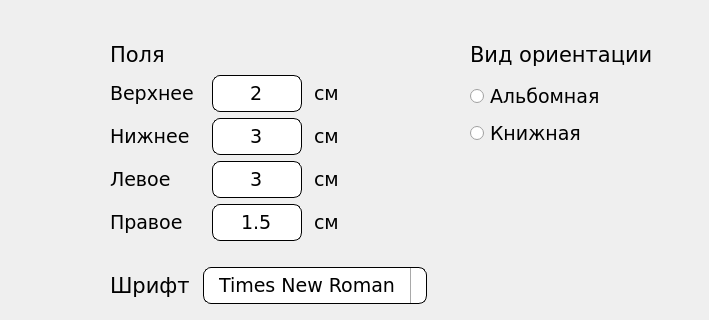
   <widget class="QWidget" name="tab">
    <property name="font">
     <font>
      <family>Verdana</family>
      <pointsize>16</pointsize>
      <weight>75</weight>
      <bold>true</bold>
     </font>
    </property>
    <property name="layoutDirection">
     <enum>Qt::LeftToRight</enum>
    </property>
    <attribute name="title">
     <string>Страница</string>
    </attribute>
    <widget class="QWidget" name="gridLayoutWidget">
     <property name="geometry">
      <rect>
       <x>110</x>
       <y>40</y>
       <width>246</width>
       <height>201</height>
      </rect>
     </property>
     <layout class="QGridLayout" name="gridLayout">
      <item row="2" column="0">
       <widget class="QLabel" name="labelSettings_3">
        <property name="font">
         <font>
          <family>Verdana</family>
          <pointsize>14</pointsize>
          <weight>50</weight>
          <italic>false</italic>
          <bold>false</bold>
         </font>
        </property>
        <property name="mouseTracking">
         <bool>false</bool>
        </property>
        <property name="text">
         <string>Нижнее</string>
        </property>
       </widget>
      </item>
      <item row="2" column="1">
       <widget class="QLineEdit" name="LEFieldsBottom">
        <property name="maximumSize">
         <size>
          <width>90</width>
          <height>16777215</height>
         </size>
        </property>
        <property name="font">
         <font>
          <family>Verdana</family>
          <pointsize>14</pointsize>
          <weight>50</weight>
          <bold>false</bold>
         </font>
        </property>
        <property name="styleSheet">
         <string notr="true">QLineEdit {
  border-radius: 8px;
  border: 1px solid black;
  padding: 5px 15px;
}

QLineEdit:focus {
  border: 1px solid yellow;
}

QLineEdit::placeholder {
  color: #767e89;
}</string>
        </property>
        <property name="text">
         <string>3</string>
        </property>
        <property name="alignment">
         <set>Qt::AlignCenter</set>
        </property>
       </widget>
      </item>
      <item row="1" column="1">
       <widget class="QLineEdit" name="LEFieldsTop">
        <property name="sizePolicy">
         <sizepolicy hsizetype="Fixed" vsizetype="Fixed">
          <horstretch>0</horstretch>
          <verstretch>0</verstretch>
         </sizepolicy>
        </property>
        <property name="maximumSize">
         <size>
          <width>90</width>
          <height>100</height>
         </size>
        </property>
        <property name="font">
         <font>
          <family>Verdana</family>
          <pointsize>14</pointsize>
          <weight>50</weight>
          <bold>false</bold>
         </font>
        </property>
        <property name="layoutDirection">
         <enum>Qt::LeftToRight</enum>
        </property>
        <property name="autoFillBackground">
         <bool>false</bool>
        </property>
        <property name="styleSheet">
         <string notr="true">QLineEdit {
  border-radius: 8px;
  border: 1px solid black;
  padding: 5px 15px;
}

QLineEdit:focus {
  border: 1px solid yellow;
}

QLineEdit::placeholder {
  color: #767e89;
}</string>
        </property>
        <property name="text">
         <string>2</string>
        </property>
        <property name="alignment">
         <set>Qt::AlignCenter</set>
        </property>
       </widget>
      </item>
      <item row="3" column="1">
       <widget class="QLineEdit" name="LEFieldsLeft">
        <property name="maximumSize">
         <size>
          <width>90</width>
          <height>16777215</height>
         </size>
        </property>
        <property name="font">
         <font>
          <family>Verdana</family>
          <pointsize>14</pointsize>
          <weight>50</weight>
          <bold>false</bold>
         </font>
        </property>
        <property name="styleSheet">
         <string notr="true">QLineEdit {
  border-radius: 8px;
  border: 1px solid black;
  padding: 5px 15px;
}

QLineEdit:focus {
  border: 1px solid yellow;
}

QLineEdit::placeholder {
  color: #767e89;
}</string>
        </property>
        <property name="text">
         <string>3</string>
        </property>
        <property name="alignment">
         <set>Qt::AlignCenter</set>
        </property>
       </widget>
      </item>
      <item row="3" column="0">
       <widget class="QLabel" name="labelSettings_4">
        <property name="font">
         <font>
          <family>Verdana</family>
          <pointsize>14</pointsize>
          <weight>50</weight>
          <italic>false</italic>
          <bold>false</bold>
         </font>
        </property>
        <property name="mouseTracking">
         <bool>false</bool>
        </property>
        <property name="text">
         <string>Левое</string>
        </property>
       </widget>
      </item>
      <item row="4" column="1">
       <widget class="QLineEdit" name="LEFieldsRight">
        <property name="maximumSize">
         <size>
          <width>90</width>
          <height>16777215</height>
         </size>
        </property>
        <property name="font">
         <font>
          <family>Verdana</family>
          <pointsize>14</pointsize>
          <weight>50</weight>
          <bold>false</bold>
         </font>
        </property>
        <property name="styleSheet">
         <string notr="true">QLineEdit {
  border-radius: 8px;
  border: 1px solid black;
  padding: 5px 15px;
}

QLineEdit:focus {
  border: 1px solid yellow;
}

QLineEdit::placeholder {
  color: #767e89;
}</string>
        </property>
        <property name="text">
         <string>1.5</string>
        </property>
        <property name="alignment">
         <set>Qt::AlignCenter</set>
        </property>
       </widget>
      </item>
      <item row="0" column="0">
       <widget class="QLabel" name="labelSettings_2">
        <property name="font">
         <font>
          <family>Verdana</family>
          <pointsize>16</pointsize>
          <weight>50</weight>
          <italic>false</italic>
          <bold>false</bold>
         </font>
        </property>
        <property name="mouseTracking">
         <bool>false</bool>
        </property>
        <property name="text">
         <string>Поля</string>
        </property>
       </widget>
      </item>
      <item row="1" column="0">
       <widget class="QLabel" name="labelSettings_5">
        <property name="font">
         <font>
          <family>Verdana</family>
          <pointsize>14</pointsize>
          <weight>50</weight>
          <italic>false</italic>
          <bold>false</bold>
         </font>
        </property>
        <property name="mouseTracking">
         <bool>false</bool>
        </property>
        <property name="text">
         <string>Верхнее  </string>
        </property>
       </widget>
      </item>
      <item row="4" column="0">
       <widget class="QLabel" name="labelSettings_6">
        <property name="font">
         <font>
          <family>Verdana</family>
          <pointsize>14</pointsize>
          <weight>50</weight>
          <italic>false</italic>
          <bold>false</bold>
         </font>
        </property>
        <property name="mouseTracking">
         <bool>false</bool>
        </property>
        <property name="text">
         <string>Правое</string>
        </property>
       </widget>
      </item>
      <item row="1" column="2">
       <widget class="QLabel" name="labelSettings_7">
        <property name="font">
         <font>
          <family>Verdana</family>
          <pointsize>14</pointsize>
          <weight>50</weight>
          <italic>false</italic>
          <bold>false</bold>
         </font>
        </property>
        <property name="mouseTracking">
         <bool>false</bool>
        </property>
        <property name="text">
         <string> см </string>
        </property>
       </widget>
      </item>
      <item row="2" column="2">
       <widget class="QLabel" name="labelSettings_8">
        <property name="font">
         <font>
          <family>Verdana</family>
          <pointsize>14</pointsize>
          <weight>50</weight>
          <italic>false</italic>
          <bold>false</bold>
         </font>
        </property>
        <property name="mouseTracking">
         <bool>false</bool>
        </property>
        <property name="text">
         <string> см</string>
        </property>
       </widget>
      </item>
      <item row="3" column="2">
       <widget class="QLabel" name="labelSettings_9">
        <property name="font">
         <font>
          <family>Verdana</family>
          <pointsize>14</pointsize>
          <weight>50</weight>
          <italic>false</italic>
          <bold>false</bold>
         </font>
        </property>
        <property name="mouseTracking">
         <bool>false</bool>
        </property>
        <property name="text">
         <string> см</string>
        </property>
       </widget>
      </item>
      <item row="4" column="2">
       <widget class="QLabel" name="labelSettings_10">
        <property name="font">
         <font>
          <family>Verdana</family>
          <pointsize>14</pointsize>
          <weight>50</weight>
          <italic>false</italic>
          <bold>false</bold>
         </font>
        </property>
        <property name="mouseTracking">
         <bool>false</bool>
        </property>
        <property name="text">
         <string> см</string>
        </property>
       </widget>
      </item>
     </layout>
    </widget>
    <widget class="QWidget" name="gridLayoutWidget_5">
     <property name="geometry">
      <rect>
       <x>110</x>
       <y>260</y>
       <width>317</width>
       <height>51</height>
      </rect>
     </property>
     <layout class="QGridLayout" name="gridLayout_5">
      <item row="0" column="0">
       <widget class="QLabel" name="labelSettings_26">
        <property name="font">
         <font>
          <family>Verdana</family>
          <pointsize>16</pointsize>
          <weight>50</weight>
          <italic>false</italic>
          <bold>false</bold>
         </font>
        </property>
        <property name="mouseTracking">
         <bool>false</bool>
        </property>
        <property name="text">
         <string>Шрифт </string>
        </property>
       </widget>
      </item>
      <item row="0" column="1">
       <widget class="QComboBox" name="CBFontName">
        <property name="font">
         <font>
          <family>Verdana</family>
          <pointsize>14</pointsize>
          <weight>50</weight>
          <bold>false</bold>
         </font>
        </property>
        <property name="styleSheet">
         <string notr="true">QComboBox {
        border-radius: 8px;
        border: 1px solid black;
        padding: 5px 15px;
    }
    QComboBox::drop-down {
        subcontrol-origin: padding;
        subcontrol-position: top right;
        width: 15px;
        border-left-width: 1px;
        border-left-color: darkgray;
        border-left-style: solid; /* just a single line */
        border-top-right-radius: 3px; /* same radius as the QComboBox */
        border-bottom-right-radius: 3px;
    }
    QComboBox::down-arrow {
        image: url(down_arrow.png);
    }
    QComboBox:focus {
        border: 1px solid yellow;
    }
    QComboBox::placeholder {
        color: #767e89;
    }</string>
        </property>
        <item>
         <property name="text">
          <string>Times New Roman</string>
         </property>
        </item>
        <item>
         <property name="text">
          <string>Arial</string>
         </property>
        </item>
        <item>
         <property name="text">
          <string>Tahoma</string>
         </property>
        </item>
        <item>
         <property name="text">
          <string>Verdana</string>
         </property>
        </item>
       </widget>
      </item>
     </layout>
    </widget>
    <widget class="QWidget" name="verticalLayoutWidget_11">
     <property name="geometry">
      <rect>
       <x>470</x>
       <y>80</y>
       <width>230</width>
       <height>71</height>
      </rect>
     </property>
     <layout class="QVBoxLayout" name="verticalLayout_4">
      <item>
       <widget class="QRadioButton" name="LandscapeOrientation">
        <property name="font">
         <font>
          <pointsize>14</pointsize>
          <weight>50</weight>
          <bold>false</bold>
         </font>
        </property>
        <property name="text">
         <string>Альбомная</string>
        </property>
       </widget>
      </item>
      <item>
       <widget class="QRadioButton" name="PortraitOrientation">
        <property name="font">
         <font>
          <pointsize>14</pointsize>
          <weight>50</weight>
          <bold>false</bold>
         </font>
        </property>
        <property name="text">
         <string>Книжная</string>
        </property>
       </widget>
      </item>
     </layout>
    </widget>
    <widget class="QLabel" name="labelSettings_45">
     <property name="geometry">
      <rect>
       <x>470</x>
       <y>40</y>
       <width>228</width>
       <height>29</height>
      </rect>
     </property>
     <property name="font">
      <font>
       <family>Verdana</family>
       <pointsize>16</pointsize>
       <weight>50</weight>
       <italic>false</italic>
       <bold>false</bold>
      </font>
     </property>
     <property name="mouseTracking">
      <bool>false</bool>
     </property>
     <property name="text">
      <string>Вид ориентации</string>
     </property>
    </widget>
   </widget>
